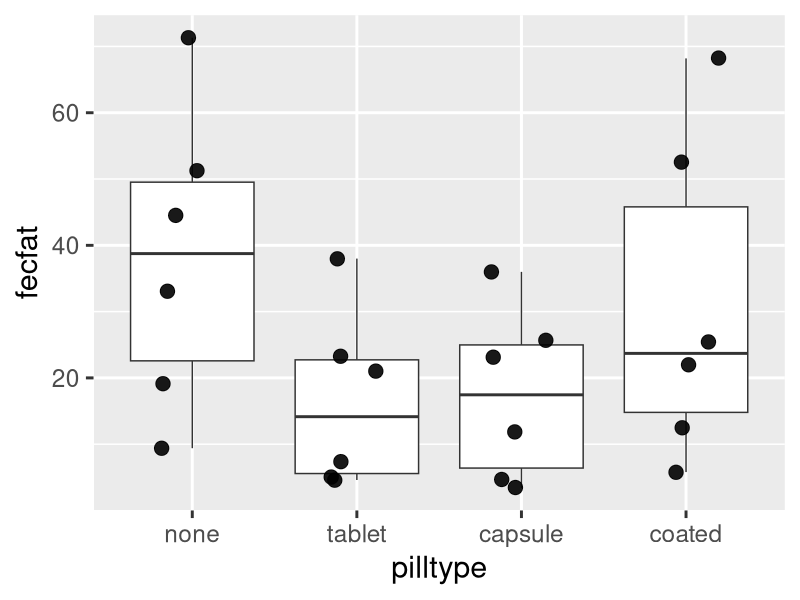
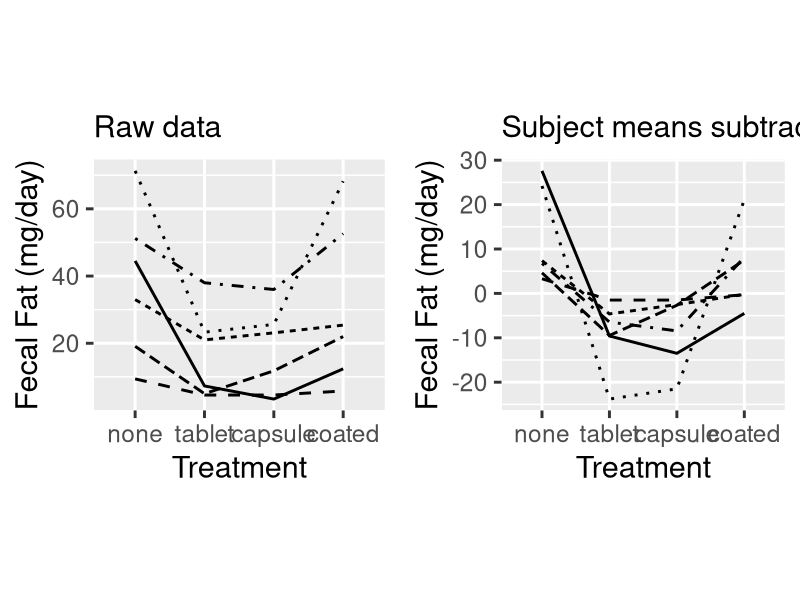

Recreate these plots in R, in order.
## ---- chunk 1
suppressPackageStartupMessages({
  library(tidyverse)
  library(ggplot2)
  library(gridExtra)
})
dat <- read.csv("fecfat.csv") %>%
  mutate(pilltype = factor(pilltype, levels = c("none", "tablet", "capsule", "coated"))) %>%
  mutate(subject = factor(subject))
## ---- chunk 2
ggplot(dat, aes(pilltype, fecfat)) +
  geom_boxplot(outlier.shape = NA) + 
  geom_jitter(width=0.2, aes(size=1.5), alpha=0.9) +
  theme_grey(base_size = 22) + 
  theme(legend.position = "none")
## ---- chunk 3
fit1way <- lm(fecfat ~ pilltype, data=dat)
## ---- chunk 4
library(xtable)
otype <- ifelse(knitr::is_html_output(), "html", "latex")
xt <-
  xtable(anova(fit1way), caption = "One-way analysis of variance table for fecal fat dataset")
print(xt, comment=FALSE, type = otype)
## ---- chunk 5
dat <- mutate(dat, fecfatminusmean = residuals(lm(fecfat ~ subject, data = dat)))
## ---- chunk 6
p1 <- ggplot(dat, aes(x = pilltype, y = fecfat, group = subject, lty = subject)) +
  geom_line(size = 1) +
  theme_grey(base_size = 22) + 
  theme(legend.position = "none") +
  labs(subtitle = "Raw data") +
  xlab("Treatment") + ylab("Fecal Fat (mg/day)")
p2 <- ggplot(dat, aes(x = pilltype, y = fecfatminusmean, group = subject, lty = subject)) +
  geom_line(size = 1) +
  theme_grey(base_size = 22) + 
  theme(legend.position = "none") +
  labs(subtitle = "Subject means subtracted") +
  xlab("Treatment") + ylab("Fecal Fat (mg/day)")
grid.arrange(p1, p2, ncol=2, respect = TRUE)
## ---- chunk 7
fit1way <- lm(fecfat ~ pilltype, data=dat)
## ---- chunk 8
print(
  xtable::xtable(anova(fit1way), caption = "One-way analysis of variance table for fecal fat dataset"),
  comment = FALSE,
  type = otype
)
## ---- chunk 9
fit2way <- lm(fecfat ~ subject + pilltype, data=dat)
## ---- chunk 10
print(
  xtable(anova(fit2way), label = "2", caption = "Two-way analysis of variance table. Note the similarity of the pilltype row."),
  comment = FALSE,
  type = otype
)
## ---- chunk 11
library(tidyr)
dat.wide <- dat %>% 
  select(-fecfatminusmean) %>%
  pivot_wider(names_from = pilltype, values_from = fecfat) %>%
  mutate(MEAN = (none+tablet+capsule+coated)/4)
## ---- chunk 12
sum(residuals(fit2way)^2) / 15 / 4 #df=15, divided by 4 pilltypes
279.419 - 26.75 #var(SUBJECT_i)
## ---- chunk 13
sum(residuals(fit2way)^2) / 15 #df=15
